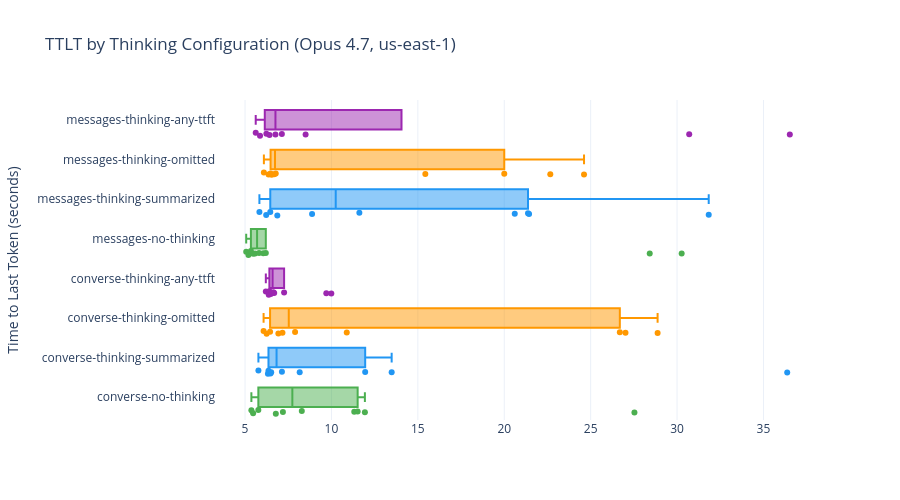

Notebook cell for this chart:
### Markdown cell above
## Plot: TTLT by configuration

Total response time including all output tokens (thinking + text).

### Code cell
fig_ttlt = go.Figure()
for label, result in results.items():
    fig_ttlt.add_trace(
        boxplot_by_dimension(
            result,
            "time_to_last_token",
            name=label,
            marker=dict(color=color_for(label)),
            boxpoints="all",
            jitter=0.3,
        )
    )

fig_ttlt.update_layout(
    title="TTLT by Thinking Configuration (Opus 4.7, us-east-1)",
    yaxis_title="Time to Last Token (seconds)",
    showlegend=False,
    height=500,
    template="plotly_white",
)
fig_ttlt.show()

### Figure 1 — Plotly figure (JSON) as saved in the notebook; plotly's stock layout.template omitted (floating-point values rounded to 4 significant figures)
{"data": [{"boxpoints": "all", "jitter": 0.3, "marker": {"color": "#4CAF50"}, "name": "converse-no-thinking", "type": "box", "x": [8.284, 11.94, 11.32, 6.781, 7.192, 27.53, 5.77, 5.468, 5.367, 11.52]}, {"boxpoints": "all", "jitter": 0.3, "marker": {"color": "#2196F3"}, "name": "converse-thinking-summarized", "type": "box", "x": [8.163, 11.95, 6.473, 5.774, 6.325, 13.48, 6.513, 36.37, 7.135, 6.356]}, {"boxpoints": "all", "jitter": 0.3, "marker": {"color": "#FF9800"}, "name": "converse-thinking-omitted", "type": "box", "x": [27.02, 6.249, 6.449, 6.929, 26.69, 6.074, 10.89, 7.165, 28.87, 7.896]}, {"boxpoints": "all", "jitter": 0.3, "marker": {"color": "#9C27B0"}, "name": "converse-thinking-any-ttft", "type": "box", "x": [6.372, 6.203, 6.635, 7.26, 6.687, 9.703, 6.409, 6.553, 6.482, 9.992]}, {"boxpoints": "all", "jitter": 0.3, "marker": {"color": "#4CAF50"}, "name": "messages-no-thinking", "type": "box", "x": [30.27, 5.198, 5.339, 5.067, 28.42, 6.203, 5.477, 5.582, 6.054, 5.812]}, {"boxpoints": "all", "jitter": 0.3, "marker": {"color": "#2196F3"}, "name": "messages-thinking-summarized", "type": "box", "x": [6.224, 6.868, 5.831, 8.88, 21.38, 21.44, 31.83, 20.61, 11.62, 6.46]}, {"boxpoints": "all", "jitter": 0.3, "marker": {"color": "#FF9800"}, "name": "messages-thinking-omitted", "type": "box", "x": [6.54, 6.091, 6.477, 15.43, 6.777, 22.66, 6.36, 20.0, 6.691, 24.62]}, {"boxpoints": "all", "jitter": 0.3, "marker": {"color": "#9C27B0"}, "name": "messages-thinking-any-ttft", "type": "box", "x": [36.52, 30.7, 7.13, 6.417, 8.504, 6.76, 5.867, 6.234, 5.618]}], "layout": {"height": 500, "showlegend": false, "title": {"text": "TTLT by Thinking Configuration (Opus 4.7, us-east-1)"}, "yaxis": {"title": {"text": "Time to Last Token (seconds)"}}}}
